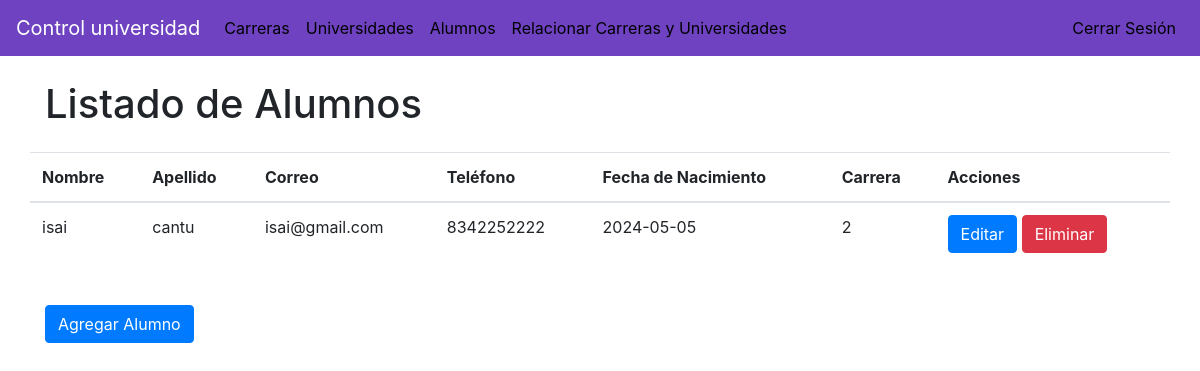
/index.php?controller=AlumnosController&action=index (signed in), run on the app's committed database.
### tables this page shows
CREATE TABLE `alumnos` (
  `id` int(11) NOT NULL,
  `nombre` varchar(255) NOT NULL,
  `apellido` varchar(255) NOT NULL,
  `correo` varchar(255) NOT NULL,
  `telefono` varchar(20) DEFAULT NULL,
  `fecha_nacimiento` date NOT NULL,
  `carrera_id` int(11) DEFAULT NULL
);

### controllers/AlumnosController.php (called while the page is built, shortened)
<?php
require_once './models/Alumnos.php';
class AlumnosController {
    private $alumnosModel;
    public function __construct() {
        $this->alumnosModel = new Alumnos();
    }
    public function index() {
        $alumnos = $this->alumnosModel->obtenerAlumnos();
        include './views/alumnos/index.php';
    }
}
?>

### models/Conexion.php (called while the page is built, shortened)
<?php
class Conexion {
    private $host = "localhost";
    private $user = "root";
    private $password = "";
    private $database = "controluni";
    public function conectar() {
        $conexion = new mysqli($this->host, $this->user, $this->password, $this->database);
        return $conexion;
    }
}

### models/Alumnos.php (called while the page is built, shortened)
<?php
require_once './models/Conexion.php';
class Alumnos {
    private $conexion;
    public function __construct() {
        $this->conexion = new Conexion();
    }
    public function obtenerAlumnos() {
        $query = "SELECT * FROM alumnos";
        $resultado = $this->conexion->conectar()->query($query);
        return $resultado->fetch_all(MYSQLI_ASSOC);
    }
}
?>

### views/alumnos/index.php (the view, shortened to what this page needs)
<!DOCTYPE html>
<html lang="es">
<head>
</head>
<body>
    <div class="container mt-4">
        <h1>Listado de Alumnos</h1>
        <div class="row mt-4">
            <table class="table">
                <thead>
                    <tr>
                        <th>Nombre</th>
                        <th>Apellido</th>
                        <th>Correo</th>
                        <th>Teléfono</th>
                        <th>Fecha de Nacimiento</th>
                        <th>Carrera</th>
                        <th>Acciones</th>
                    </tr>
                </thead>
                <tbody>
                    <?php foreach ($alumnos as $alumno): ?>
                        <tr>
                            <td><?php echo $alumno['nombre']; ?></td>
                            <td><?php echo $alumno['apellido']; ?></td>
                            <td><?php echo $alumno['correo']; ?></td>
                            <td><?php echo $alumno['telefono']; ?></td>
                            <td><?php echo $alumno['fecha_nacimiento']; ?></td>
                            <td><?php echo $alumno['carrera_id']; ?></td>
                            <td>
                                <a href="index.php?controller=AlumnosController&action=editar&id=<?php echo $alumno['id']; ?>" class="btn btn-primary">Editar</a>
                                <a href="index.php?controller=AlumnosController&action=eliminar&id=<?php echo $alumno['id']; ?>" class="btn btn-danger">Eliminar</a>
                            </td>
                        </tr>
                    <?php endforeach; ?>
                </tbody>
            </table>
        </div>
        <div class="mt-4">
            <a href="index.php?controller=AlumnosController&action=alta" class="btn btn-primary">Agregar Alumno</a>
        </div>
    </div>
</body>
</html>

### data on the page
alumnos: nombre "isai", apellido "cantu", correo "isai@gmail.com", telefono "8342252222", fecha_nacimiento "2024-05-05", carrera "2"
